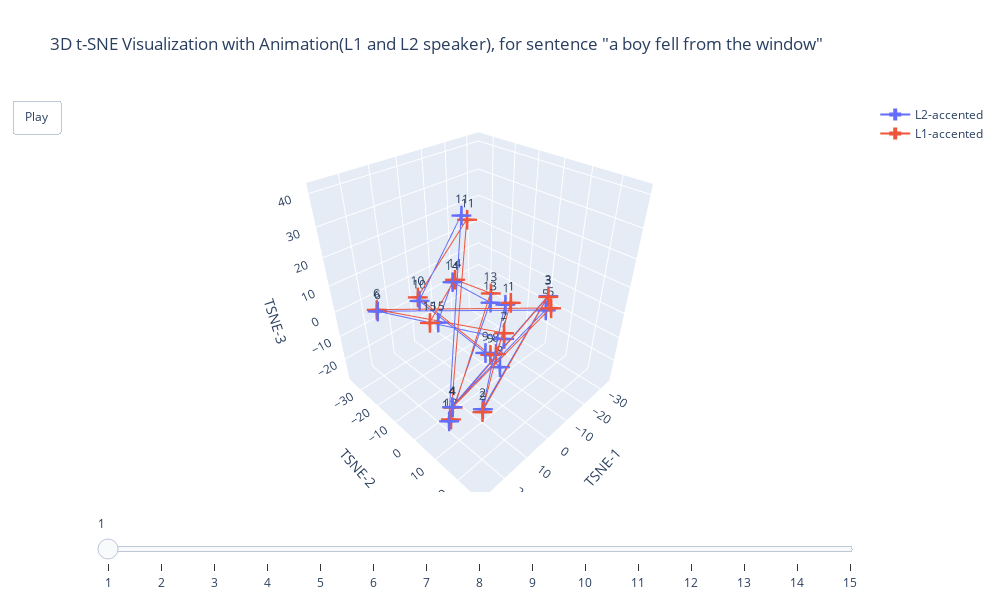

This figure's notebook cell:
### Markdown cell above
for 005_M_CMN_ENG and 133_M_ENG_ENG, running on sentence 'a boy fell from the window'

### Code cell
import plotly.graph_objects as go


filtered_df = df[(df['ID'].isin(['ALL_005_M_CMN_ENG_HT1', 'ALL_133_M_ENG_ENG_HT1'])) & 
                 (df['Sentence'] == 'a boy fell from the window')]


talker_ids = filtered_df['ID'].unique()
talker_data_dict = {talker_id: filtered_df[filtered_df['ID'] == talker_id] for talker_id in talker_ids}


all_x = filtered_df['TSNE-1']
all_y = filtered_df['TSNE-2']
all_z = filtered_df['TSNE-3']

x_range = [all_x.min() - 5, all_x.max() + 5]
y_range = [all_y.min() - 5, all_y.max() + 5]
z_range = [all_z.min() - 5, all_z.max() + 5]


fig = go.Figure()
for talker_id in talker_ids:
    talker_data = talker_data_dict[talker_id]
    point_numbers = [str(i + 1) for i in range(len(talker_data))]
    fig.add_trace(go.Scatter3d(
        x=talker_data['TSNE-1'],
        y=talker_data['TSNE-2'],
        z=talker_data['TSNE-3'],
        mode='lines+markers+text',
        marker=dict(size=10 ,symbol="cross"),
        line=dict(width=2),
        name=list(talker_data['Category'])[0]+'-accented',
        text=[f"{idx+1}" for idx in range(len(talker_data))],
        textposition='top center',
        hoverinfo='text'
    ))


max_time_steps = max(len(talker_data_dict[talker_id]) for talker_id in talker_ids)
frames = []
for i in range(max_time_steps):
    frame_data = []
    for talker_id in talker_ids:
        talker_data = talker_data_dict[talker_id]
        if i < len(talker_data):  
            frame_data.append(go.Scatter3d(
                x=talker_data['TSNE-1'][:i+1],
                y=talker_data['TSNE-2'][:i+1],
                z=talker_data['TSNE-3'][:i+1],
                mode='lines+markers+text',
                marker=dict(size=10 ,symbol="cross"),
                line=dict(width=2),
                name=list(talker_data['Category'])[0]+'-accented',
                text=[f"{idx+1}" for idx in range(len(talker_data))],
                textposition='top center',
                hoverinfo='text'
            ))
    frames.append(go.Frame(data=frame_data, name=str(i+1)))
camera = dict(
    up=dict(x=0, y=0, z=1),
    center=dict(x=0, y=0, z=0),
    eye=dict(x=1.25, y=1.25, z=1.25)
)

fig.update(frames=frames)
fig.update_layout(
    updatemenus=[dict(type='buttons', showactive=False,
                      buttons=[dict(label='Play',
                                    method='animate',
                                    args=[None, dict(frame=dict(duration=500, redraw=True),
                                                     fromcurrent=True, mode='immediate')])])],
    sliders=[dict(steps=[dict(label=str(i+1),
                              method='animate',
                              args=[[str(i+1)], dict(frame=dict(duration=500, redraw=True),
                                                     mode='immediate')]) for i in range(max_time_steps)],
                  active=0)],
    scene_camera=camera,
    scene=dict(
        xaxis=dict(title='TSNE-1', range=x_range),  
        yaxis=dict(title='TSNE-2', range=y_range),  
        zaxis=dict(title='TSNE-3', range=z_range)   
    )
)



fig.update_layout(
    scene_camera=camera,
    scene=dict(
        xaxis=dict(title='TSNE-1', range=x_range),  
        yaxis=dict(title='TSNE-2', range=y_range),  
        zaxis=dict(title='TSNE-3', range=z_range)   
    ),
    title='3D t-SNE Visualization with Animation(L1 and L2 speaker), for sentence "a boy fell from the window"',
    width=1000,
    height=600,
)
fig.show()

### Figure 1 — Plotly figure (JSON) as saved in the notebook; plotly's stock layout.template omitted (floating-point values rounded to 4 significant figures)
{"data": [{"hoverinfo": "text", "line": {"width": 2}, "marker": {"size": 10, "symbol": "cross"}, "mode": "lines+markers+text", "name": "L2-accented", "text": ["1", "2", "3", "4", "5", "6", "7", "8", "9", "10", "11", "12", "13", "14", "15"], "textposition": "top center", "type": "scatter3d", "x": [-6.229, 17.54, -0.09753, 25.06, -29.06, 20.92, 0.2678, 1.544, -3.119, 0.7552, 6.717, 20.01, -18.54, -11.16, 22.55], "y": [3.87, 17.65, 23.75, 13.13, 3.096, -26.0, 9.599, 9.391, -1.501, -30.82, -1.153, 5.311, -14.05, -26.14, 6.187], "z": [5.697, -11.44, 21.64, -8.235, -8.822, 1.634, -0.7304, -11.48, -15.37, -6.836, 37.94, -24.75, -8.852, -2.24, 15.89]}, {"hoverinfo": "text", "line": {"width": 2}, "marker": {"size": 10, "symbol": "cross"}, "mode": "lines+markers+text", "name": "L1-accented", "text": ["1", "2", "3", "4", "5", "6", "7", "8", "9", "10", "11", "12", "13", "14", "15"], "textposition": "top center", "type": "scatter3d", "x": [-6.229, 18.55, 0.3434, 24.66, -30.63, 20.74, -0.3929, 0.7901, -4.97, 0.3664, 6.024, 19.32, -20.74, -13.93, 24.22], "y": [6.029, 18.48, 24.05, 12.86, 4.196, -26.75, 8.88, 6.869, -0.923, -32.18, 0.2277, 5.436, -16.02, -27.82, 4.885], "z": [7.48, -11.16, 21.78, -8.941, -8.157, 1.779, 0.7074, -8.076, -17.03, -6.166, 37.0, -24.35, -6.839, -3.257, 16.01]}], "layout": {"height": 600, "scene": {"camera": {"center": {"x": 0, "y": 0, "z": 0}, "eye": {"x": 1.25, "y": 1.25, "z": 1.25}, "up": {"x": 0, "y": 0, "z": 1}}, "xaxis": {"range": [-35.63, 30.06], "title": {"text": "TSNE-1"}}, "yaxis": {"range": [-37.18, 29.05], "title": {"text": "TSNE-2"}}, "zaxis": {"range": [-29.75, 42.94], "title": {"text": "TSNE-3"}}}, "sliders": [{"active": 0, "steps": [{"args": [["1"], {"frame": {"duration": 500, "redraw": true}, "mode": "immediate"}], "label": "1", "method": "animate"}, {"args": [["2"], {"frame": {"duration": 500, "redraw": true}, "mode": "immediate"}], "label": "2", "method": "animate"}, {"args": [["3"], {"frame": {"duration": 500, "redraw": true}, "mode": "immediate"}], "label": "3", "method": "animate"}, {"args": [["4"], {"frame": {"duration": 500, "redraw": true}, "mode": "immediate"}], "label": "4", "method": "animate"}, {"args": [["5"], {"frame": {"duration": 500, "redraw": true}, "mode": "immediate"}], "label": "5", "method": "animate"}, {"args": [["6"], {"frame": {"duration": 500, "redraw": true}, "mode": "immediate"}], "label": "6", "method": "animate"}, {"args": [["7"], {"frame": {"duration": 500, "redraw": true}, "mode": "immediate"}], "label": "7", "method": "animate"}, {"args": [["8"], {"frame": {"duration": 500, "redraw": true}, "mode": "immediate"}], "label": "8", "method": "animate"}, {"args": [["9"], {"frame": {"duration": 500, "redraw": true}, "mode": "immediate"}], "label": "9", "method": "animate"}, {"args": [["10"], {"frame": {"duration": 500, "redraw": true}, "mode": "immediate"}], "label": "10", "method": "animate"}, {"args": [["11"], {"frame": {"duration": 500, "redraw": true}, "mode": "immediate"}], "label": "11", "method": "animate"}, {"args": [["12"], {"frame": {"duration": 500, "redraw": true}, "mode": "immediate"}], "label": "12", "method": "animate"}, {"args": [["13"], {"frame": {"duration": 500, "redraw": true}, "mode": "immediate"}], "label": "13", "method": "animate"}, {"args": [["14"], {"frame": {"duration": 500, "redraw": true}, "mode": "immediate"}], "label": "14", "method": "animate"}, {"args": [["15"], {"frame": {"duration": 500, "redraw": true}, "mode": "immediate"}], "label": "15", "method": "animate"}]}], "title": {"text": "3D t-SNE Visualization with Animation(L1 and L2 speaker), for sentence \"a boy fell from the window\""}, "updatemenus": [{"buttons": [{"args": [null, {"frame": {"duration": 500, "redraw": true}, "fromcurrent": true, "mode": "immediate"}], "label": "Play", "method": "animate"}], "showactive": false, "type": "buttons"}], "width": 1000}}
